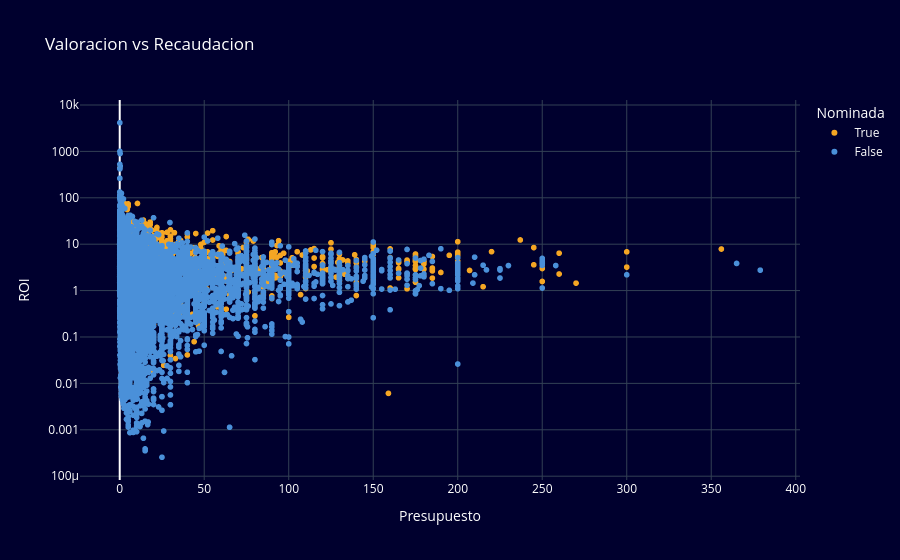

The notebook cell this image was saved under:
### Markdown cell above
Presupuestos más altos no garantizan una mayor rentabilidad proporcional. Los puntos más altos en el eje y están en los presupuestos más bajos.
Las películas nominadas no son necesariamente las más rentables aunque se encuentran en su mayoría en la zona de seguridad.

### Code cell
import plotly.express as px

fig = px.scatter(pelis, 
                 x='budget_M', 
                 y='ROI',
                 color='nominadas',
                 hover_name='title',
                 hover_data={'budget_M': True, 'revenue_M': True, 'genre': True},
                 color_discrete_map={False: '#4A90D9', True: '#F5A623'},
                 title='Valoracion vs Recaudacion',
                 labels={'budget_M': 'Presupuesto', 'ROI': 'ROI', 'nominadas': 'Nominada'})

fig.update_yaxes(type='log')
fig.update_layout(
    plot_bgcolor='#00002e',
    paper_bgcolor='#00002e',
    font=dict(color='white'),
    xaxis=dict(gridcolor='#334155'),
    yaxis=dict(gridcolor='#334155'),
    legend=dict(bgcolor='#00002e')
)
fig.show()

### Figure 1 — Plotly figure (JSON) as saved in the notebook; plotly's stock layout.template omitted (floating-point values rounded to 4 significant figures; data arrays with more than 128 entries replaced by an {"elided": "..."} marker saying what was removed)
{"data": [{"customdata": {"elided": "1094x2 mixed values"}, "hovertemplate": "<b>%{hovertext}</b><br><br>Nominada=True<br>Presupuesto=%{x}<br>ROI=%{y}<br>revenue_M=%{customdata[0]}<br>genre=%{customdata[1]}<extra></extra>", "hovertext": {"elided": "1094 str values"}, "legendgroup": "True", "marker": {"color": "#F5A623", "symbol": "circle"}, "mode": "markers", "name": "True", "showlegend": true, "type": "scattergl", "x": {"elided": "1094 float values"}, "xaxis": "x", "y": {"elided": "1094 float values"}, "yaxis": "y"}, {"customdata": {"elided": "6930x2 mixed values"}, "hovertemplate": "<b>%{hovertext}</b><br><br>Nominada=False<br>Presupuesto=%{x}<br>ROI=%{y}<br>revenue_M=%{customdata[0]}<br>genre=%{customdata[1]}<extra></extra>", "hovertext": {"elided": "6930 str values"}, "legendgroup": "False", "marker": {"color": "#4A90D9", "symbol": "circle"}, "mode": "markers", "name": "False", "showlegend": true, "type": "scattergl", "x": {"elided": "6930 float values"}, "xaxis": "x", "y": {"elided": "6930 float values"}, "yaxis": "y"}], "layout": {"font": {"color": "white"}, "legend": {"bgcolor": "#00002e", "title": {"text": "Nominada"}, "tracegroupgap": 0}, "paper_bgcolor": "#00002e", "plot_bgcolor": "#00002e", "title": {"text": "Valoracion vs Recaudacion"}, "xaxis": {"anchor": "y", "domain": [0, 1], "gridcolor": "#334155", "title": {"text": "Presupuesto"}}, "yaxis": {"anchor": "x", "domain": [0, 1], "gridcolor": "#334155", "title": {"text": "ROI"}, "type": "log"}}}
